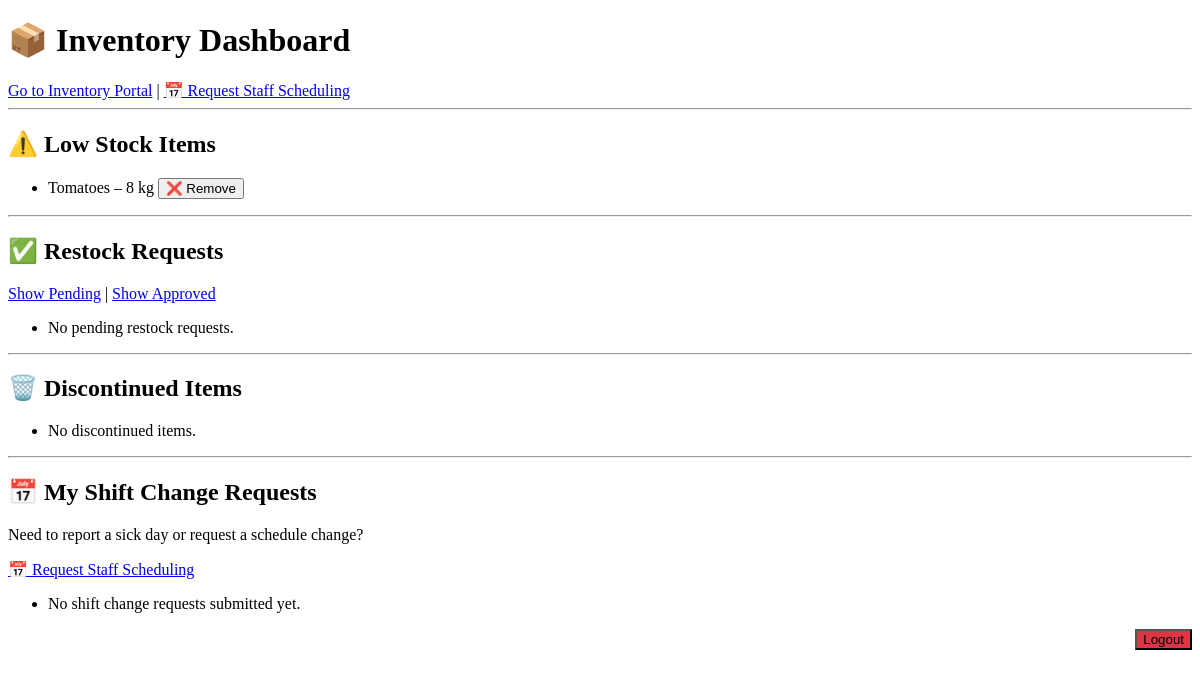
Page /dashboard/inventory/ (signed in) on the earlier database version.
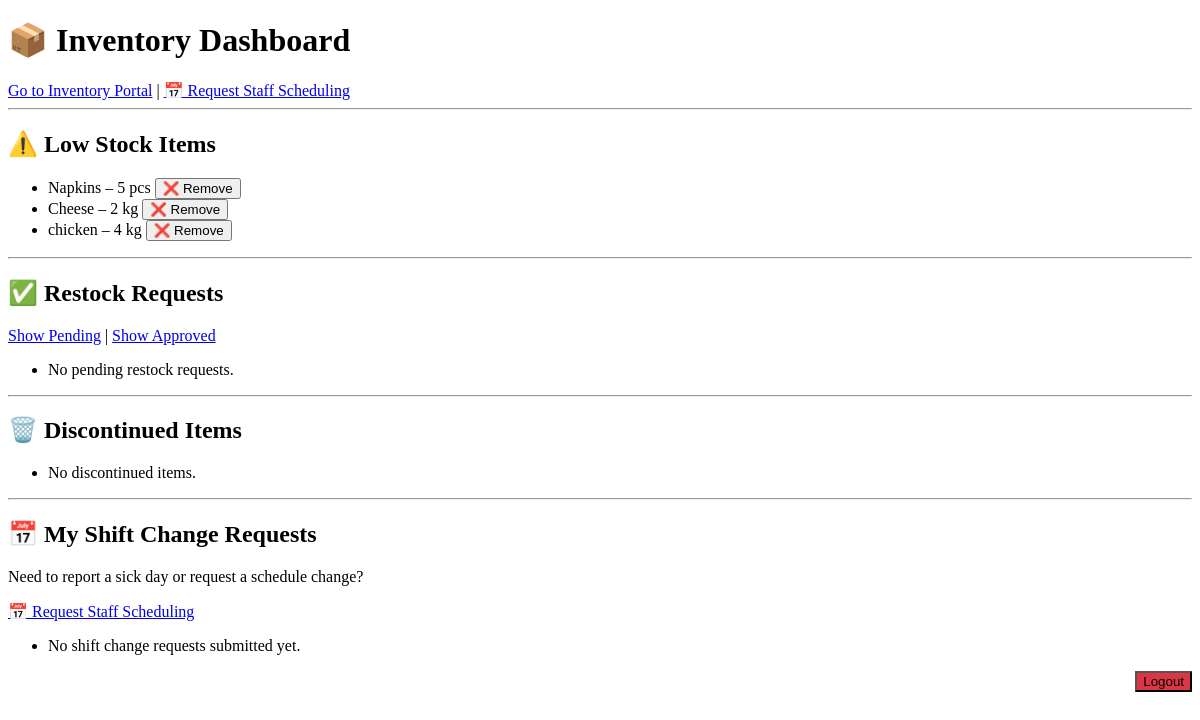
Same page on the later database version.
### core/models.py (models this page shows, shortened)
class Inventory(models.Model):
    name = models.CharField(max_length=100)
    quantity = models.PositiveIntegerField()
    unit = models.CharField(max_length=20)  # e.g. 'kg', 'litres', 'pcs'
    last_updated = models.DateTimeField(auto_now=True)

class ShiftChangeRequest(models.Model):
    staff = models.ForeignKey(Staff, on_delete=models.CASCADE)
    requested_shift = models.CharField(max_length=100)
    status = models.CharField(max_length=20, default='pending')  # e.g., pending, approved, rejected
    date_requested = models.DateTimeField(auto_now_add=True)

### core/views.py (the view)
# urls.py: path('dashboard/inventory/', views.inventory_dashboard, name='inventory_dashboard'),
@login_required
def inventory_dashboard(request):
    inventory_items = Inventory.objects.all()
    low_stock_items = Inventory.objects.filter(quantity__lt=10)
    filter_status = request.GET.get('filter', 'pending')  # default is 'pending'
    if filter_status == 'approved':
        filtered_restocks = RestockRequest.objects.filter(
            requested_by__name=request.user.username,
            is_approved=True
        ).order_by('-approved_at')
    else:
        filtered_restocks = RestockRequest.objects.filter(
            requested_by__name=request.user.username,
            is_approved=False
        ).order_by('-requested_at')
    shift_change_requests = ShiftChangeRequest.objects.filter(
        staff__name=request.user.username
    ).order_by('-date_requested')
    discontinued_items = Inventory.objects.filter(name__icontains="(discontinued)")
    staff_shift_approvals = ShiftChangeRequest.objects.filter(
        staff__name=request.user.username,
        status='Approved'
    )
    return render(request, 'inventory_dashboard.html', {
        'inventory_items': inventory_items,
        'low_stock_items': low_stock_items,
        'filtered_restocks': filtered_restocks,
        'filter_label': filter_status,
        'discontinued_items': discontinued_items,
        'staff_shift_approvals': staff_shift_approvals,
        'shift_change_requests': shift_change_requests,
    })

### core/templates/inventory_dashboard.html (shortened to what this page needs)
<!DOCTYPE html>
<html>
<head>
</head>
<body>
<h1>📦 Inventory Dashboard</h1>
<a href="{% url 'inventory_portal' %}">Go to Inventory Portal</a> |
<a href="{% url 'staff_portal' %}">📅 Request Staff Scheduling</a>
<hr>
<h2>⚠️ Low Stock Items</h2>
<ul>
  {% for item in low_stock_items %}
    <li>
      {{ item.name }} – {{ item.quantity }} {{ item.unit }}
      <form method="POST" action="{% url 'remove_inventory_item' item.id %}" style="display:inline">
        <button type="submit">❌ Remove</button>
      </form>
    </li>
  {% empty %}
    <li>All stock levels are okay.</li>
  {% endfor %}
</ul>
<hr>
<h2>✅ Restock Requests</h2>
<p>
  <a href="?filter=pending">Show Pending</a> |
  <a href="?filter=approved">Show Approved</a>
</p>
<ul>
  {% for req in filtered_restocks %}
    <li>
      {{ req.item.name }} - {{ req.quantity_requested }} pcs
      {% if req.is_approved %}
        <span style="color: green;">(Approved on {{ req.approved_at|date:"M d, Y H:i" }})</span>
      {% else %}
        <span style="color: orange;">(Pending approval)</span>
      {% endif %}
    </li>
  {% empty %}
    <li>No {{ filter_label }} restock requests.</li>
  {% endfor %}
</ul>
<hr>
<h2>🗑️ Discontinued Items</h2>
<ul>
  {% for item in discontinued_items %}
    <li>
      {{ item.name }} – {{ item.quantity }}
      <form method="POST" action="{% url 'remove_inventory_item' item.id %}" style="display:inline">
        {% csrf_token %}
        <button type="submit">Delete</button>
      </form>
    </li>
  {% empty %}
    <li>No discontinued items.</li>
  {% endfor %}
</ul>
<hr>
<h2>📅 My Shift Change Requests</h2>
<p>Need to report a sick day or request a schedule change?</p>
<a href="{% url 'staff_portal' %}" class="btn">📅 Request Staff Scheduling</a>
<ul>
  {% for req in shift_change_requests %}
    <li>
      Requested: {{ req.requested_shift }} <br>
      <small>Submitted: {{ req.date_requested }}</small><br>
      <strong>Status:
        {% if req.status == 'approved' %}
          ✅ Approved
        {% elif req.status == 'rejected' %}
          ❌ Rejected
        {% else %}
          ⏳ Pending
        {% endif %}
      </strong>
    </li>
  {% empty %}
    <li>No shift change requests submitted yet.</li>
  {% endfor %}
</ul>
<form action="{% url 'user_logout' %}" method="post" style="text-align: right;">
  <button type="submit" class="btn" style="background-color: #dc3545;">Logout</button>
</form>
</body>
</html>

Differences in the rows shown:
no longer on this page (row edited): Inventory: name "Tomatoes", quantity "8", unit "kg"
now on this page (row edited): Inventory: name "Napkins", quantity "5", unit "pcs"
added Inventory: name "Cheese", quantity "2", unit "kg"
added Inventory: name "chicken", quantity "4", unit "kg"
